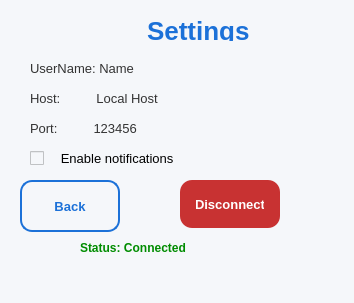
<?xml version="1.0" encoding="UTF-8"?>
<ui version="4.0">
 <class>Settings</class>
 <widget class="QWidget" name="Settings">
  <property name="geometry">
   <rect>
    <x>0</x>
    <y>0</y>
    <width>354</width>
    <height>303</height>
   </rect>
  </property>
  <property name="windowTitle">
   <string>Form</string>
  </property>
  <property name="styleSheet">
   <string notr="true">/* ===== APP BACKGROUND ===== */
QWidget {
    background-color: rgb(245, 247, 250);
    font-family: &quot;Segoe UI&quot;, Arial;
    font-size: 13px;
}

/* ===== TITLES ===== */
QLabel#titleLabel,
QLabel#chatTitleLabel,
QLabel#settingsTitleLabel {
    font-size: 26px;
    font-weight: bold;
    color: rgb(28, 113, 216);
    padding: 10px;
}

/* ===== NORMAL LABELS ===== */
QLabel {
    color: #333;
}

/* ===== INPUT FIELDS ===== */
QLineEdit {
    background-color: white;
    border: 2px solid #ccc;
    border-radius: 10px;
    padding: 6px;
    min-height: 28px;
}

QLineEdit:focus {
    border: 2px solid rgb(28, 113, 216);
}

/* ===== TEXT AREA (CHAT) ===== */
QTextEdit {
    background-color: white;
    border: 2px solid #ddd;
    border-radius: 10px;
    padding: 8px;
}

/* ===== LIST (ONLINE USERS) ===== */
QListWidget {
    background-color: white;
    border: 2px solid #ddd;
    border-radius: 10px;
    padding: 5px;
}

/* ===== BUTTONS ===== */
QPushButton {
    background-color: rgb(28, 113, 216);
    color: white;
    border: none;
    border-radius: 12px;
    padding: 8px 16px;
    min-height: 32px;
    font-weight: 500;
}

/* Hover effect */
QPushButton:hover {
    background-color: rgb(53, 132, 228);
}

/* Click effect */
QPushButton:pressed {
    background-color: rgb(20, 90, 180);
}

/* ===== SECONDARY BUTTON (SIGN UP / BACK) ===== */
QPushButton#signupButton,
QPushButton#backButton {
    background-color: transparent;
    color: rgb(28, 113, 216);
    border: 2px solid rgb(28, 113, 216);
}

QPushButton#signupButton:hover,
QPushButton#backButton:hover {
    background-color: rgba(28, 113, 216, 40);
}

/* ===== DANGER BUTTON (DISCONNECT) ===== */
QPushButton#disconnectButton {
    background-color: rgb(200, 50, 50);
}

QPushButton#disconnectButton:hover {
    background-color: rgb(220, 70, 70);
}

/* ===== STATUS LABELS ===== */
QLabel#statusLabel,
QLabel#chatStatusLabel,
QLabel#settingsStatusLabel {
    font-weight: bold;
    font-size: 12px;
}

/* Login error */
QLabel#statusLabel {
    color: rgb(200, 0, 0);
}

/* Chat / settings success */
QLabel#chatStatusLabel,
QLabel#settingsStatusLabel {
    color: rgb(0, 140, 0);
}

/* ===== CHECKBOX ===== */
QCheckBox {
    spacing: 6px;
}

QCheckBox::indicator {
    width: 14px;
    height: 14px;
}

/* ===== GROUP BOX ===== */
QGroupBox {
    border: 2px solid #ddd;
    border-radius: 10px;
    margin-top: 10px;
    font-weight: bold;
}

QGroupBox::title {
    subcontrol-origin: margin;
    left: 10px;
    padding: 0 5px;
    color: rgb(28, 113, 216);
}</string>
  </property>
  <widget class="QLabel" name="settingsTitleLabel">
   <property name="geometry">
    <rect>
     <x>130</x>
     <y>10</y>
     <width>231</width>
     <height>41</height>
    </rect>
   </property>
   <property name="styleSheet">
    <string notr="true">font: 18pt &quot;KG Summer Sunshine&quot;;
color: rgb(28, 113, 216);
    font-weight: bold;</string>
   </property>
   <property name="text">
    <string>Settings</string>
   </property>
  </widget>
  <widget class="QLabel" name="usernameInfoLabel">
   <property name="geometry">
    <rect>
     <x>30</x>
     <y>60</y>
     <width>151</width>
     <height>16</height>
    </rect>
   </property>
   <property name="text">
    <string>UserName: Name</string>
   </property>
  </widget>
  <widget class="QLabel" name="hostInfoLabel">
   <property name="geometry">
    <rect>
     <x>30</x>
     <y>90</y>
     <width>141</width>
     <height>16</height>
    </rect>
   </property>
   <property name="text">
    <string>Host:          Local Host</string>
   </property>
  </widget>
  <widget class="QLabel" name="portInfoLabel">
   <property name="geometry">
    <rect>
     <x>30</x>
     <y>120</y>
     <width>121</width>
     <height>16</height>
    </rect>
   </property>
   <property name="text">
    <string>Port:          123456</string>
   </property>
  </widget>
  <widget class="QCheckBox" name="notificationsCheckBox">
   <property name="geometry">
    <rect>
     <x>30</x>
     <y>150</y>
     <width>151</width>
     <height>16</height>
    </rect>
   </property>
   <property name="text">
    <string>   Enable notifications</string>
   </property>
  </widget>
  <widget class="QPushButton" name="backButton">
   <property name="geometry">
    <rect>
     <x>20</x>
     <y>180</y>
     <width>100</width>
     <height>48</height>
    </rect>
   </property>
   <property name="text">
    <string>Back</string>
   </property>
  </widget>
  <widget class="QPushButton" name="disconnectButton">
   <property name="geometry">
    <rect>
     <x>180</x>
     <y>180</y>
     <width>100</width>
     <height>48</height>
    </rect>
   </property>
   <property name="text">
    <string>Disconnect</string>
   </property>
  </widget>
  <widget class="QLabel" name="settingsStatusLabel">
   <property name="geometry">
    <rect>
     <x>80</x>
     <y>240</y>
     <width>151</width>
     <height>16</height>
    </rect>
   </property>
   <property name="text">
    <string>Status: Connected</string>
   </property>
  </widget>
 </widget>
 <tabstops>
  <tabstop>notificationsCheckBox</tabstop>
  <tabstop>backButton</tabstop>
  <tabstop>disconnectButton</tabstop>
 </tabstops>
 <resources/>
 <connections/>
</ui>
